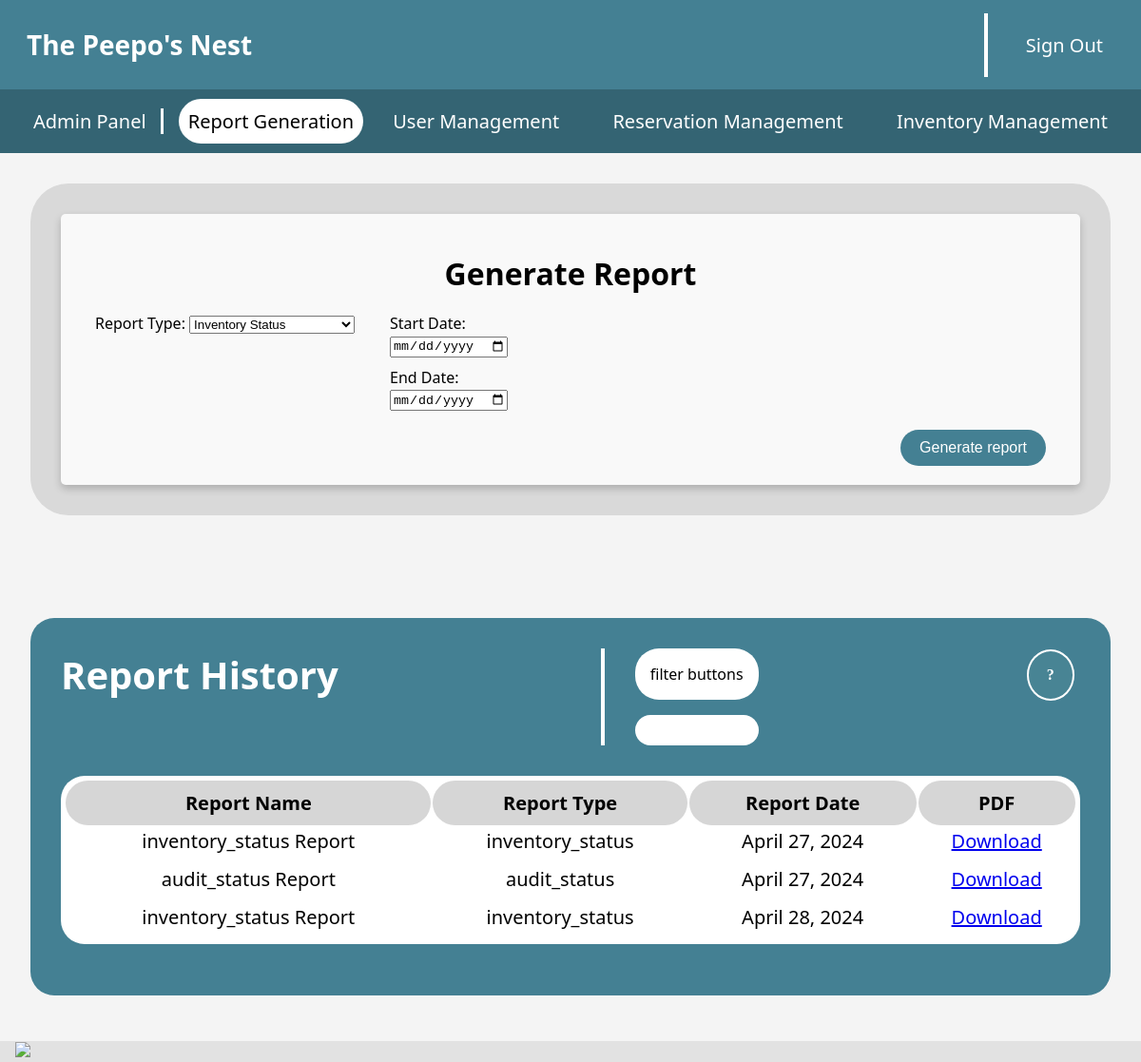
Before: /report/reportmanagement with the older database file.
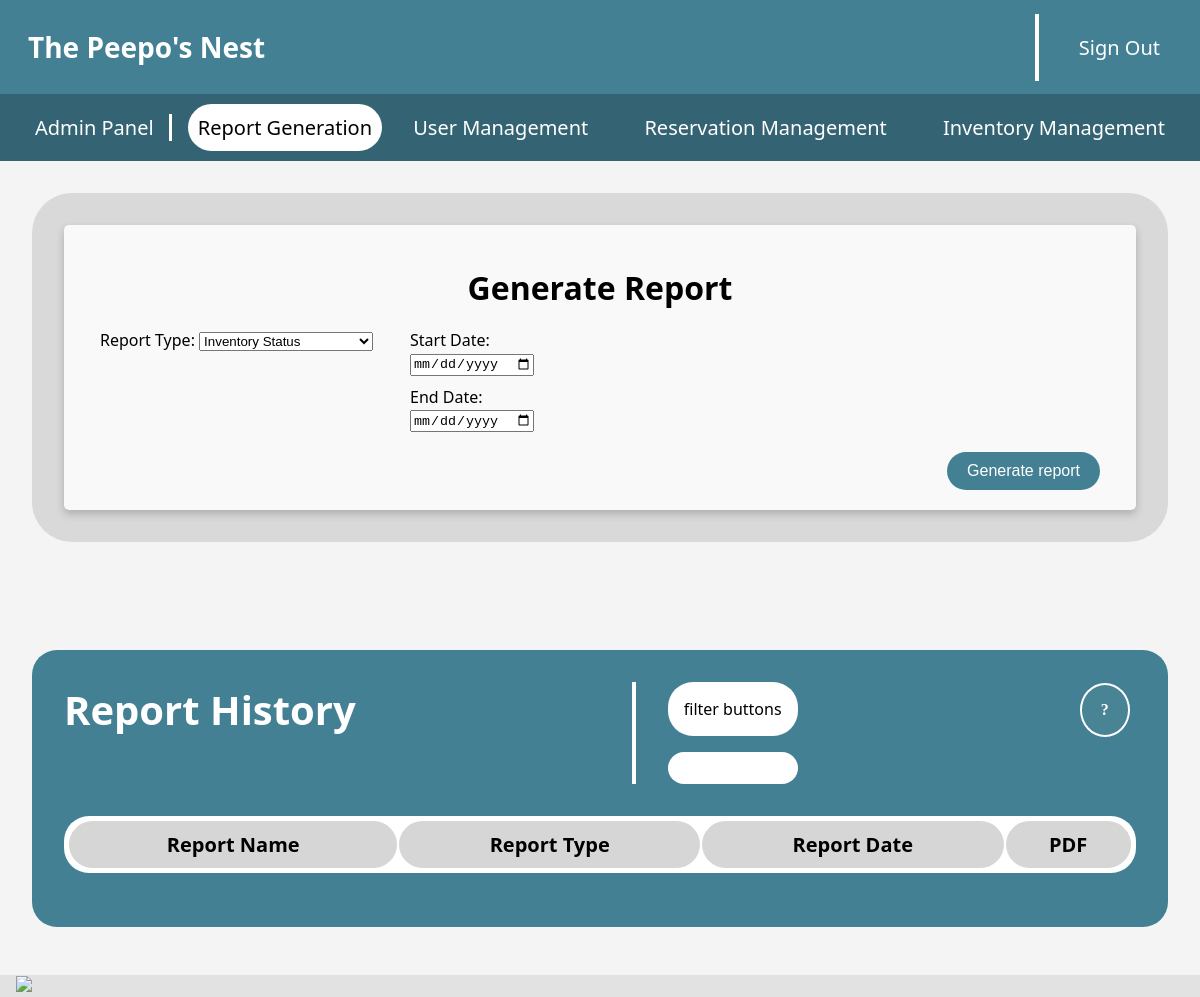
After: the same page with the newer database file.
### report_management/models.py (models this page shows, shortened)
class Report(models.Model):
    name = models.CharField(max_length=200, default='Default Report Name')
    report_type = models.CharField(max_length=100, verbose_name="Report Type", null=True)
    date_created = models.DateField(default=now)  # 'now' without parentheses
    pdf = models.FileField(upload_to='reports/', verbose_name="PDF File")

### report_management/views.py (the view)
# urls.py: path('reportmanagement', views.report_manager, name="reportmanagement"),
def report_manager(request):
    reports = Report.objects.all()  # Fetch all equipment items from the database
    return render(request, 'report_management/reportmanagement.html', {'reports': reports})

### report_management/templates/report_management/reportmanagement.html (shortened to what the changed rows need)
{% load static %}
<!DOCTYPE html>
<html lang="en">
    <head>
        <link rel="stylesheet" href="{% static 'navbarFooter.css' %}">
        <link rel="stylesheet" href="{% static 'greyBoxTable.css' %}">
        <link rel="stylesheet" href="{% static 'blueBoxTable.css' %}">
        <link rel="stylesheet" href="{% static 'accordian.css' %}">
        <link rel="stylesheet" href="{% static 'popUp.css' %}">
        <link rel="stylesheet" href="{% static 'reportgen.css' %}">
    </head>
    <body>
        <div class="plainMainPanel">
            <div class="report-generation-container">
                <h1>Generate Report</h1>
            </div>
        </div>
        <br>
        <br>
        <div class="mainPanel">
            <div class="OuterBar">
                <div class="boxHeader">
                    <div>
                        <h2>Report History</h2>
                    </div>
                </div>
            </div>
            <div class="InnerPanel">
                <table class="accordion">
                    <tr>
                        <th>Report Name</th>
                        <th>Report Type</th>
                        <th>Report Date</th>
                        <th>PDF</th>
                    </tr>
                    {% for report in reports %}
                    <tr class="accordion-item">
                        <td><div class="cell-content">{{ report.name }}</div></td>
                        <td><div class="cell-content">{{ report.report_type }}</div></td>
                        <td><div class="cell-content">{{ report.date_created }}</div></td>
                        <td><div class="cell-content"><a href="/report{{ report.pdf.url }}" download="{{ report.pdf.name }}">Download</a></div></td>
                    </tr>
                    {% endfor %}
                </table>
            </div>
            <br>
        </div>
    </body>
</html>

Changed rows visible on the page:
removed Report: name "inventory_status Report", report_type "inventory_status", date_created "April 27, 2024"
removed Report: name "audit_status Report", report_type "audit_status", date_created "April 27, 2024"
removed Report: name "inventory_status Report", report_type "inventory_status", date_created "April 28, 2024"
